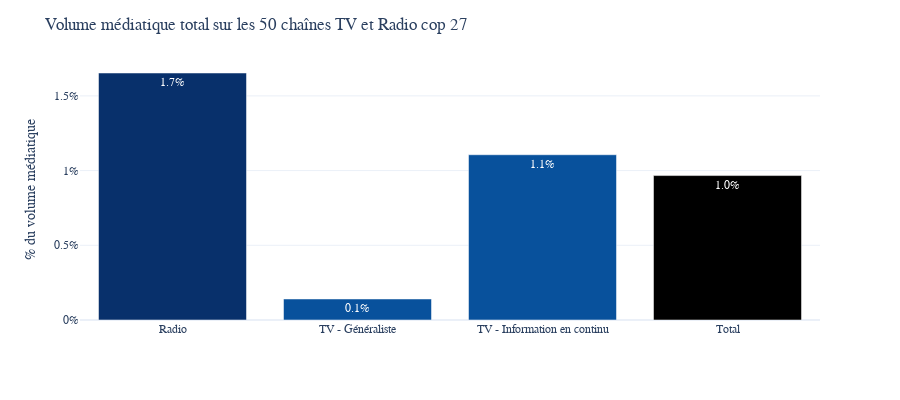

Notebook code cell kept with this figure:
### Code cell
fig = px.bar(media_time.reset_index(),x = "index",y = "media_part",height = 400,text_auto = ".1%")
fig.update_layout(yaxis_tickformat='0%',
                  title = "Volume médiatique total sur les 50 chaînes TV et Radio cop 27",
                  font_family="Poppins",yaxis_title="% du volume médiatique",xaxis_title = "")
fig.update_traces(marker_color=[COLOR_RADIO,COLOR_TV,COLOR_TV])
fig

### Figure 1 — Plotly figure (JSON) as saved in the notebook; plotly's stock layout.template omitted (floating-point values rounded to 4 significant figures)
{"data": [{"alignmentgroup": "True", "hovertemplate": "index=%{x}<br>media_part=%{y}<extra></extra>", "legendgroup": "", "marker": {"color": ["#08306b", "#08519c", "#08519c"], "pattern": {"shape": ""}}, "name": "", "offsetgroup": "", "orientation": "v", "showlegend": false, "textposition": "auto", "texttemplate": "%{y:.1%}", "x": ["Radio", "TV - Généraliste", "TV - Information en continu", "Total"], "xaxis": "x", "y": [0.01653, 0.001407, 0.01106, 0.009666], "yaxis": "y", "type": "bar"}], "layout": {"xaxis": {"anchor": "y", "domain": [0, 1], "title": {"text": ""}}, "yaxis": {"anchor": "x", "domain": [0, 1], "title": {"text": "% du volume médiatique"}, "tickformat": "0%"}, "legend": {"tracegroupgap": 0}, "margin": {"t": 60}, "barmode": "relative", "height": 400, "font": {"family": "Poppins"}, "title": {"text": "Volume médiatique total sur les 50 chaînes TV et Radio cop 27"}}}
